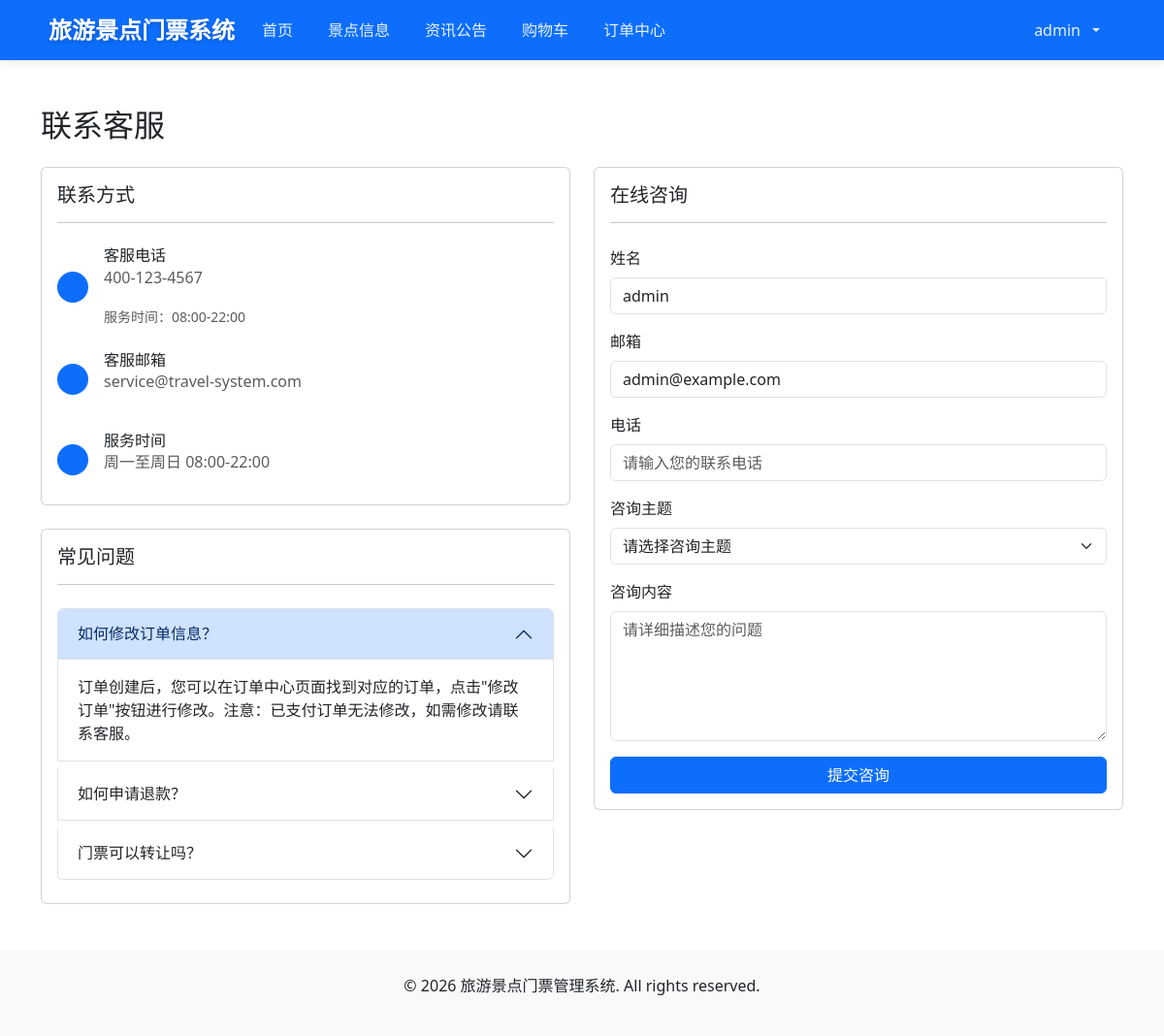
The page /contact_service/ (signed in) on the database its author committed.
### ticket/models.py (models this page shows)
class User(AbstractUser):
    DoesNotExist = None
    objects = UserManager()
    ROLE_CHOICES = (
        (0, '游客'),        # 普通用户，可浏览景点、购买门票
        (1, '景点管理员'),  # 可管理自己负责的景点信息
        (2, '网站管理员'),  # 可管理所有系统资源
    )
    GENDER_CHOICES = (
        ('', '请选择性别'),  # 默认空值，提示用户选择
        ('male', '男'),      # 男性
        ('female', '女'),    # 女性
        ('other', '其他'),   # 其他性别
    )
    role = models.IntegerField(choices=ROLE_CHOICES, default=0, verbose_name='角色')
    avatar = models.ImageField(upload_to='avatars/', null=True, blank=True, verbose_name='头像')
    phone = models.CharField(max_length=11, null=True, blank=True, verbose_name='手机号')
    gender = models.CharField(max_length=10, choices=GENDER_CHOICES, default='', verbose_name='性别')
    birthdate = models.DateField(null=True, blank=True, verbose_name='出生日期')
    class Meta:
        verbose_name = '用户'           # 模型的可读名称
        verbose_name_plural = verbose_name  # 复数形式的可读名称

### ticket/views.py (the view)
# urls.py: path('contact_service/', views.contact_service, name='contact_service'),
@login_required
def contact_service(request):
    return render(request, 'contact_service.html')

### templates/contact_service.html (shortened to what this page needs)
{% extends 'base.html' %}
{% block content %}
    <div class="container mt-5">
        <h2>联系客服</h2>
        <div class="row mt-4">
            <div class="col-md-6">
                <div class="card mb-4">
                    <div class="card-body">
                        <h5 class="card-title">联系方式</h5>
                        <hr>
                        <div class="mt-4">
                            <div class="d-flex align-items-center mb-4">
                                <div class="bg-primary text-white rounded-circle p-3 me-3">
                                </div>
                                <div>
                                    <h6 class="mb-0">客服电话</h6>
                                    <p class="text-muted">400-123-4567</p>
                                    <small class="text-sm text-muted">服务时间：08:00-22:00</small>
                                </div>
                            </div>
                            <div class="d-flex align-items-center mb-4">
                                <div class="bg-primary text-white rounded-circle p-3 me-3">
                                </div>
                                <div>
                                    <h6 class="mb-0">客服邮箱</h6>
                                    <p class="text-muted">service@travel-system.com</p>
                                </div>
                            </div>
                            <div class="d-flex align-items-center">
                                <div class="bg-primary text-white rounded-circle p-3 me-3">
                                </div>
                                <div>
                                    <h6 class="mb-0">服务时间</h6>
                                    <p class="text-muted">周一至周日 08:00-22:00</p>
                                </div>
                            </div>
                        </div>
                    </div>
                </div>
                <div class="card">
                    <div class="card-body">
                        <h5 class="card-title">常见问题</h5>
                        <hr>
                        <div class="mt-4">
                            <div class="accordion" id="faqAccordion">
                                <div class="accordion-item mb-2">
                                    <h2 class="accordion-header" id="faq1">
                                        <button class="accordion-button" type="button" data-bs-toggle="collapse" data-bs-target="#collapse1" aria-expanded="true" aria-controls="collapse1">
                                            如何修改订单信息？
                                        </button>
                                    </h2>
                                    <div id="collapse1" class="accordion-collapse collapse show" aria-labelledby="faq1" data-bs-parent="#faqAccordion">
                                        <div class="accordion-body">
                                            订单创建后，您可以在订单中心页面找到对应的订单，点击"修改订单"按钮进行修改。注意：已支付订单无法修改，如需修改请联系客服。
                                        </div>
                                    </div>
                                </div>
                                <div class="accordion-item mb-2">
                                    <h2 class="accordion-header" id="faq2">
                                        <button class="accordion-button collapsed" type="button" data-bs-toggle="collapse" data-bs-target="#collapse2" aria-expanded="false" aria-controls="collapse2">
                                            如何申请退款？
                                        </button>
                                    </h2>
                                </div>
                                <div class="accordion-item mb-2">
                                    <h2 class="accordion-header" id="faq3">
                                        <button class="accordion-button collapsed" type="button" data-bs-toggle="collapse" data-bs-target="#collapse3" aria-expanded="false" aria-controls="collapse3">
                                            门票可以转让吗？
                                        </button>
                                    </h2>
                                </div>
                            </div>
                        </div>
                    </div>
                </div>
            </div>
            <div class="col-md-6">
                <div class="card">
                    <div class="card-body">
                        <h5 class="card-title">在线咨询</h5>
                        <hr>
                        <form method="post" action="#" class="mt-4">
                            <div class="mb-3">
                                <label for="name" class="form-label">姓名</label>
                                <input type="text" class="form-control" id="name" name="name" value="{{ user.username }}" required>
                            </div>
                            <div class="mb-3">
                                <label for="email" class="form-label">邮箱</label>
                                <input type="email" class="form-control" id="email" name="email" value="{{ user.email }}" required>
                            </div>
                            <div class="mb-3">
                                <label for="phone" class="form-label">电话</label>
                                <input type="tel" class="form-control" id="phone" name="phone" placeholder="请输入您的联系电话">
                            </div>
                            <div class="mb-3">
                                <label for="subject" class="form-label">咨询主题</label>
                                <select class="form-select" id="subject" name="subject" required>
                                    <option value="">请选择咨询主题</option>
                                </select>
                            </div>
                            <div class="mb-3">
                                <label for="message" class="form-label">咨询内容</label>
                                <textarea class="form-control" id="message" name="message" rows="5" placeholder="请详细描述您的问题" required></textarea>
                            </div>
                            <button type="submit" class="btn btn-primary w-100">提交咨询</button>
                        </form>
                    </div>
                </div>
            </div>
        </div>
    </div>
{% endblock %}

### templates/base.html (shortened to what this page needs)
<!DOCTYPE html>
<html lang="zh-CN">
<head>
    <link rel="stylesheet" href="https://cdn.jsdelivr.net/npm/bootstrap@5.3.0/dist/css/bootstrap.min.css">
</head>
<body>
    <nav class="navbar navbar-expand-lg navbar-dark bg-primary">
        <div class="container">
            <a class="navbar-brand" href="{% url 'ticket:index' %}">
                旅游景点门票系统
            </a>
            <div class="collapse navbar-collapse" id="navbarNav">
                <ul class="navbar-nav me-auto">
                    <li class="nav-item">
                        <a class="nav-link " aria-current="" href="{% url 'ticket:index' %}">
                            首页
                        </a>
                    </li>
                    <li class="nav-item">
                        <a class="nav-link {% if request.resolver_match.view_name == 'ticket:scenic_spots' %}active{% endif %}" href="{% url 'ticket:scenic_spots' %}">
                            景点信息
                        </a>
                    </li>
                    <li class="nav-item">
                        <a class="nav-link {% if request.resolver_match.view_name == 'ticket:news_list' or request.resolver_match.view_name == 'ticket:news_detail' %}active{% endif %}" href="{% url 'ticket:news_list' %}">
                            资讯公告
                        </a>
                    </li>
                    <li class="nav-item">
                        <a class="nav-link {% if request.resolver_match.view_name == 'ticket:cart' %}active{% endif %}" href="{% url 'ticket:cart' %}" style="position: relative;">
                            购物车
                        </a>
                    </li>
                    <li class="nav-item">
                        <a class="nav-link " href="{% url 'ticket:order_center' %}">
                            订单中心
                        </a>
                    </li>
                </ul>
                <ul class="navbar-nav">
                    {% if user.is_authenticated %}
                    <li class="nav-item dropdown">
                        <a class="nav-link dropdown-toggle d-flex align-items-center gap-2" href="#" id="userDropdown" role="button" data-bs-toggle="dropdown" aria-expanded="false">
                            <span>{{ user.username }}</span>
                        </a>
                    </li>
                    {% endif %}
                </ul>
            </div>
        </div>
    </nav>
    {% block content %}
    {% endblock %}
    <footer class="bg-light py-4 mt-5">
        <div class="container text-center">
            <p>&copy; 2026 旅游景点门票管理系统. All rights reserved.</p>
        </div>
    </footer>
</body>
</html>

### templates/base.html (style rules this page uses)
.navbar { box-shadow: 0 2px 10px rgba(0, 0, 0, 0.1); transition: all 0.3s ease; }
.navbar-brand { font-size: 1.5rem; font-weight: 700; color: #ffffff !important; text-shadow: 0 2px 4px rgba(0, 0, 0, 0.2); }
.nav-link { font-weight: 500; color: rgba(255, 255, 255, 0.9) !important; margin-right: 1rem; transition: all 0.3s ease; position: relative; }

### rows shown on the page
User: username "admin", name "admin", email "admin@example.com"
